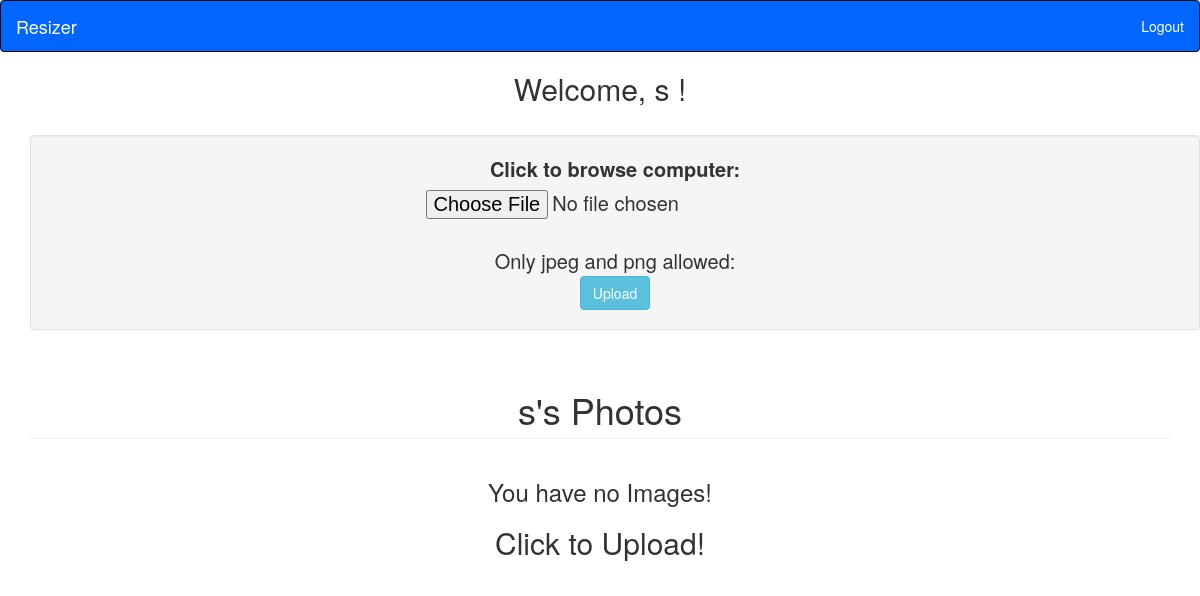
/resizer/ (signed in), run on an earlier commit of the app's database.
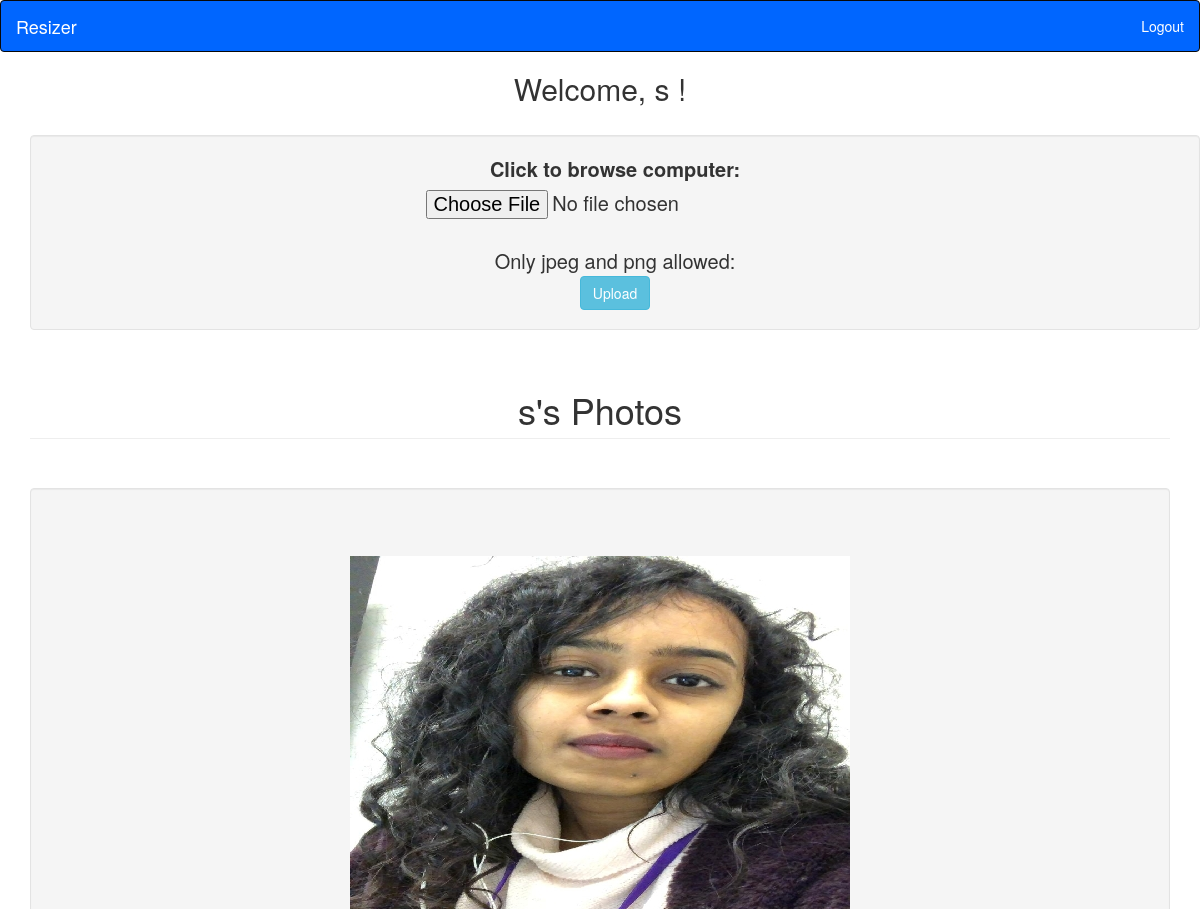
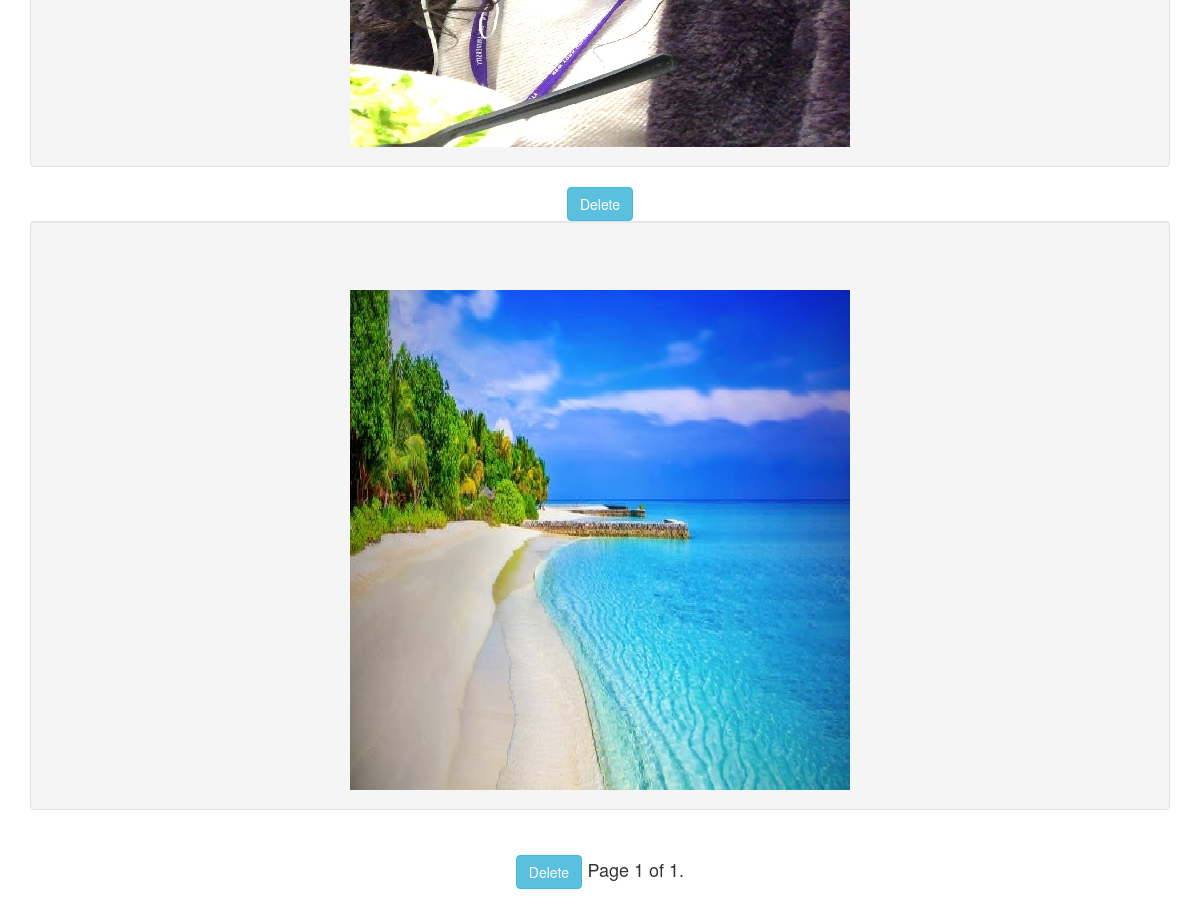
And on a later commit of the database (2 pictures, top to bottom).
### resizer/models.py (models this page shows, shortened)
class Post(models.Model):
    image_field = models.ImageField()
    pub_date = models.DateTimeField( )
    user = models.ForeignKey(User, on_delete=models.CASCADE)
    caption= models.CharField(max_length=250)

### resizer/views.py (the view)
def homepage(request):
    if request.user.is_authenticated: #if user is authenticated he stays in the user view
        if request.method == 'POST':
            form = ImageUpload(request.POST,request.FILES)
            if form.is_valid():
                updated_post = Post(image_field=request.FILES['image_field'],user=request.user,pub_date=timezone.datetime.now())
                updated_post.save()
                try:
                    check_image = Image.open(settings.MEDIA_ROOT +'/'+str(updated_post.image_field))
                    if check_image.format not in ('GIF', 'PNG', 'JPEG'):
                        Omit(updated_post.id)
                except Exception:
                    Omit(updated_post.id)
                return HttpResponseRedirect('#')
        else:
            form=ImageUpload()
        uploads = Post.objects.filter(user=request.user).order_by('-pub_date')
        paginator = Paginator(uploads, 10) #Displays only 10 images per page
        page = request.GET.get('page')
        try:
            photos = paginator.page(page)
        except PageNotAnInteger:
            photos = paginator.page(1)
        except EmptyPage:
            photos = paginator.page(paginator.num_pages)
        template = loader.get_template('resizer/homepage.html')
        context = {
            'uploads': photos,
            'username':request.user,
            'form':form
        }
        return HttpResponse(template.render(context, request))
    else:
        template = loader.get_template('resizer/login.html')
        return HttpResponse(template.render(None, request))

### resizer/forms.py
class ImageUpload(forms.Form):
    image_field = forms.FileField(
        label='Click to browse computer',
        help_text='Only jpeg and png allowed: ')

### resizer/templates/resizer/homepage.html (shortened to what this page needs)
{% load static %}
<!DOCTYPE html>
<html lang="en">
	<head>
		<link rel="stylesheet" href="https://maxcdn.bootstrapcdn.com/bootstrap/3.3.7/css/bootstrap.min.css">
		<link rel="stylesheet" type="text/css" href="{% static 'resizer/style.css' %}" />
	</head>
	{% if user.is_authenticated %}
		<nav class="navbar navbar-inverse navbar-default background-color:#0066ff>
			<div class="container">
				<div class="navbar-header">
					<a class="navbar-brand" style="color: white" href="/resizer">Resizer</a>
				</div>
				<div class="collapse navbar-collapse" id="mynav">
					<ul class="nav navbar-nav navbar-right">
						<li class="nav-item">
						<a class="nav-link" style="color: white" href="/resizer/logout">Logout</a>
						</li>
					</ul>
				</div>
		</nav>
		<div align="center">
			<h2 class="align-center">Welcome, {{ username }} !</h2>
		</div>
		<br />
		<div class="container" align="center" style="font-size:20px;">
			<div class="container well">
				<form class="form-inline" action="#" method="post" enctype="multipart/form-data">
					{% csrf_token %} {{form}} <br />
					<input type="submit"  class="btn btn-info" value="Upload" />
				</form>
			</div>
			<div class="row ">
				<div class="col-lg-12">
					<h1 class="page-header center">{{ username }}'s Photos</h1>
				</div>
			</div>
			{% if uploads %}
				{% for photo in uploads %}
					<br />
					<div class="col-lg-12 col-md-12 col-xs-12 well">
						<div class="container-fluid bg-3 text-center">
						</div><br />
						<img class="img-responsive" height="236" src="media/{{photo.image_field}}" >
					</div><br />
					<a href="delete?id={{photo.id}}" class="btn btn-info" onclick="return confirm('Sure about it?');">Delete</a>
				{% endfor %}
				<div class="pagination">
					<span class="step-links">
						<span class="current">
						<h4>	Page {{ uploads.number }} of {{ uploads.paginator.num_pages }}. </h4>
						</span>
					</span>
				</div>
			{% else %}
				<h3 >You have no Images!</h3>
				<h2 >Click to Upload!</h2>
			{% endif %}
		</div>
	{% endif %}
</html>

What changed in the data, as far as the page shows it:
added Post: image_field (picture)
added Post: image_field (picture)
Also different on the page:
{{ uploads.number }}: (not shown) → "1"
{{ uploads.paginator.num_pages }}: (not shown) → "1"
text no longer shown: "You have no Images! Click to Upload!"
text now shown: "Page of ."
